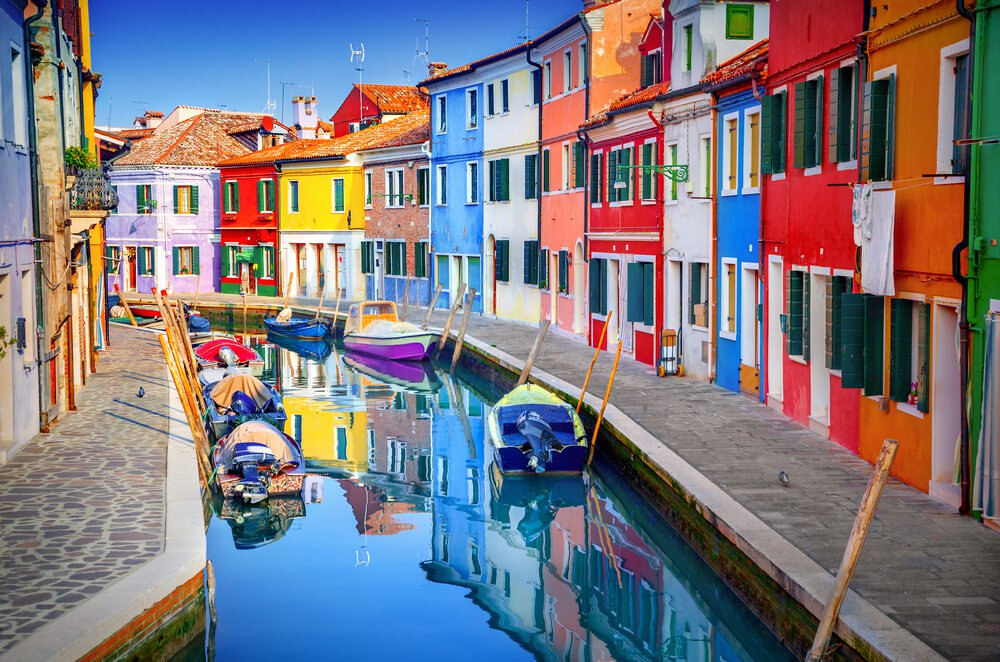
#> input picture data/colorpic.jpg, 1000 x 662 px; the run also reads 1 picture not shown here
$ jupyter execute --allow-errors final.ipynb   (shell and % lines are left out)
#> lines starting #> are read from the running program, lines starting #| are printed output that depends on the picture; after the words box and inside, x2 and y2 are one past the last pixel; in counts of white or black regions, pixels touching at a corner belong together
# 3150 Final Project
______________________________________________________________
For this project, I'm deciding to package image analysis report.  The goal is simply taking an image and give a basic reporting about it.  Something that provides value for almost any one who looks at it.  I'm not a artist or a photographer, so there is a fair amount of liberty taken here, on what would be seen as "most" valuable, with respect to the image (be it a picture or painting).  With the bias out of the way, this report will be looking at color, allowing to detect a color in a image and/or just report back the colors used in the image.  Next is visual saliency, what stands out in an image or where people look I think is intrinsic the value of it.  It is also a good bit of information to have and further do something down the line with.  Lastly, this will try and generate a score of an image's quality and give a rough estimate on how clean the image is.  However, this is using what's is called BRISQUE, or Blind Image Spatial Quality Evaluator.  This is unique as it requires only the image itself to evaluate and give a score.  This was, in general, the idea of the problem I wanting to solve for.  Since analyzing or evaluating images is a very subjective task, to pull data about them in a meaningful and generalized way seemed like a fun problem.  I'm hoping this isn't too wide a scope to tackle, as in theory, the end user would be picking a single option at a time.  Maybe you are only interested in the color?  Or you just wanted to get some sort of metric for your image, in terms of its quality, then this report for you.

### Color detection and analysis:
The inspiration for this was actually personal, there was a color of a redbull can I thought looked cool and wanted to see if I could actually determine what it was though code.  This morphed into generalizing the color(s) of the image and thinking it would be cool to have a report for colors used in the image.  This might be applicable for artist drawings or photos where the creator might want to know if there is a color scheme or a color palette being used.  Again, some liberty is being taken, I'm not sure how likely that is, this is something I think makes sense, this isn't based on data.

### Visual saliency:
Visual saliency is somewhat subjective in nature.  What is something that stands out to one person my not stand out to another.  Regardless, this is something that can also have utility, object detection is a classic example of saliency or usually what is salient in an image is often a object, but not always.  That said in this project saliency is going to be based of the most contrasting part of an image, the return that region.

### BRISQUE IQA:
Blind Image Spatial Quality Evaluator for a image quality assessment is an alogrithm that only uses the image itself to judge or evaluate its quality.  There is a fair bit of math behind this idea; however, this is a simple outline of how it works. You get the original image, then extract the NSS or Natural Scene Statistics, next you calcuate the feature vector, and finally you calculate the prediction score using a SVM, or a Support Vector Machine.  Which is a binary classificaition to distingush two groups and correctly identify them after training.  However, the training has already been completed and is held in the "models" folder.  It is just referenced for BRISQUE scoring.  That is the basic algorithm for this quality assessment.  The steps will be explained in further detail, in the IQA section.
______________________________________________________________

## Basic Information & Color Reporting

First, is just some basic stats of an image.

Next, is the color identification and it is how it sounds, given an image you can click in a part of the image in which you are interested in the color of, and get the name and RGB value of said color.

This is also using a dataset, with 865 colors label and corresponding to a RGB value as well.  The code simply opens up an window to allow the user to display the image with the

Lastly, is the color report or the analysis part of this section.  This is still a work in progress as currently the code I am referencing in the project, uses hex values for colors and this isn't the cleanest solution or the most meangingful for end users.  Although it does give a color wheel and at least from a visual perspective, it is interesting to look at.

[cell 1]
# Source: https://towardsdatascience.com/image-data-analysis-using-python-edddfdf128f4

import cv2
#//load up the images
img = cv2.imread("data/colorpic.jpg", cv2.IMREAD_COLOR)
#> img is the input picture: shape (662, 1000, 3); mean B, G, R 127.2, 120.1, 124.8

print('Type of the image : ' , type(img))
#| Type of the image :  <class 'numpy.ndarray'>
print('Shape of the image : {}'.format(img.shape))
#| Shape of the image : (662, 1000, 3)
print('Image Hight {}'.format(img.shape[0]))
#| Image Hight 662
print('Image Width {}'.format(img.shape[1]))
#| Image Width 1000
print('Dimension of Image {}'.format(img.ndim))
#| Dimension of Image 3
print('Image size {}'.format(img.size))
#| Image size 1986000
print('Maximum RGB value in this image {}'.format(img.max()))
#| Maximum RGB value in this image 255
print('Minimum RGB value in this image {}'.format(img.min()))
#| Minimum RGB value in this image 0

[cell 2]
# code source: https://www.askpython.com/python/examples/color-detection

import cv2
import pandas as pd
import matplotlib.pyplot as plt

#//load up the images
img = cv2.imread("data/colorpic.jpg", cv2.IMREAD_COLOR)
#src1 = cv.imread("/content/mydata/man.jpg", cv.IMREAD_COLOR)
plt.figure()
plt.title('test')
plt.imshow(cv2.cvtColor(img,cv2.COLOR_BGR2RGB))


#declaring global variables (are used later on)
clicked = False
r = g = b = xpos = ypos = 0

#Reading csv file with pandas and giving names to each column
index=["color","color_name","hex","R","G","B"]
#> (the rest of this cell did not finish here and is left out)

### View color spectrum of an image

source for this section: https://towardsdatascience.com/image-color-extraction-with-python-in-4-steps-8d9370d9216e

[cell 3]
# libraries needed for the color wheel

import numpy as np
import pandas as pd
import matplotlib.pyplot as plt
import matplotlib.patches as patches
import matplotlib.image as mpimg

from PIL import Image
from matplotlib.offsetbox import OffsetImage, AnnotationBbox
import extcolors

from colormap import rgb2hex

[cell 4]
#read
plt.figure(figsize=(9, 9))
img_url = 'data/colorpic.jpg'
img = plt.imread(img_url)
plt.imshow(img)
plt.axis('off')
plt.show()

#> (a cell that did not finish here is left out)

[cell 6]
colors_dict = {
    "0048BA": "Absolute Zero", "B0BF1A": "Acid green", "7CB9E8": "Aero", "C9FFE5": "Aer o blue", "B284BE": "African violet", "72A0C1": "Air superiority blue", "EDEAE0": "Alabaster", "F0F8FF": "Alice blue", "C46210": "Alloy orange", "EFDECD": "Almond", "E52B50": "Amaranth", "9F2B68": "Amaranth (M&P)", "F19CBB": "Amaranth pink", "AB274F": "Amaranth purple", "D3212D": "Amaranth red", "3B7A57": "Amazon", "FFBF00": "Amber", "FF7E00": "Amber (SAE/ECE)", "9966CC": "Amethyst", "A4C639": "Android green", "CD9575": "Antique brass", "665D1E": "Antique bronze", "915C83": "Antique fuchsia", "841B2D": "Antique ruby", "FAEBD7": "Antique white", "008000": "Ao (English)",
    "8DB600": "Apple green", "FBCEB1": "Apricot", "00FFFF": "Aqua", "7FFFD4": "Aquamarine", "D0FF14": "Arctic lime", "4B5320": "Army green", "8F9779": "Artichoke", "E9D66B": "Arylide yellow", "B2BEB5": "Ash gray", "87A96B": "Asparagus", "FF9966": "Atomic tangerine", "A52A2A": "Auburn", "FDEE00": "Aureolin", "568203": "Avocado", "007FFF": "Azure", "F0FFFF": "Azure (X11/web color)", "89CFF0": "Baby blue", "A1CAF1": "Baby blue eyes", "F4C2C2": "Baby pink", "FEFEFA": "Baby powder", "FF91AF": "Baker-Miller pink", "FAE7B5": "Banana Mania", "DA1884": "Barbie Pink", "7C0A02": "Barn red", "848482": "Battleship grey", "BCD4E6": "Beau blue",
    "9F8170": "Beaver", "F5F5DC": "Beige", "2E5894": "B'dazzled blue", "9C2542": "Big dip o’ruby", "FFE4C4": "Bisque", "3D2B1F": "Bistre", "967117": "Bistre brown", "CAE00D": "Bitter lemon", "BFFF00": "Bitter lime", "FE6F5E": "Bittersweet", "BF4F51": "Bittersweet shimmer", "000000": "Black", "3D0C02": "Black bean", "1B1811": "Black chocolate", "3B2F2F": "Black coffee", "54626F": "Black coral", "3B3C36": "Black olive", "BFAFB2": "Black Shadows", "FFEBCD": "Blanched almond", "A57164": "Blast-off bronze", "318CE7": "Bleu de France", "ACE5EE": "Blizzard blue", "FAF0BE": "Blond", "660000": "Blood red", "0000FF": "Blue", "1F75FE": "Blue (Crayola)",
    "0093AF": "Blue (Munsell)", "0087BD": "Blue (NCS)", "0018A8": "Blue (Pantone)", "333399": "Blue (pigment)", "0247FE": "Blue (RYB)", "A2A2D0": "Blue bell", "6699CC": "Blue-gray", "0D98BA": "Blue-green", "064E40": "Blue-green (color wheel)", "5DADEC": "Blue jeans", "126180": "Blue sapphire", "8A2BE2": "Blue-violet", "7366BD": "Blue-violet (Crayola)", "4D1A7F": "Blue-violet (color wheel)", "5072A7": "Blue yonder", "3C69E7": "Bluetiful", "DE5D83": "Blush", "79443B": "Bole", "E3DAC9": "Bone", "006A4E": "Bottle green", "87413F": "Brandy", "CB4154": "Brick red", "66FF00": "Bright green", "D891EF": "Bright lilac", "C32148": "Bright maroon", "1974D2": "Bright navy blue",
    "FFAA1D": "Bright yellow (Crayola)", "FF55A3": "Brilliant rose", "FB607F": "Brink pink", "004225": "British racing green", "CD7F32": "Bronze", "88540B": "Brown", "AF6E4D": "Brown sugar", "1B4D3E": "Brunswick green", "7BB661": "Bud green", "F0DC82": "Buff", "800020": "Burgundy", "DEB887": "Burlywood", "A17A74": "Burnished brown", "CC5500": "Burnt orange", "E97451": "Burnt sienna", "8A3324": "Burnt umber", "BD33A4": "Byzantine", "702963": "Byzantium", "536872": "Cadet", "5F9EA0": "Cadet blue", "A9B2C3": "Cadet blue (Crayola)", "91A3B0": "Cadet grey", "006B3C": "Cadmium green", "ED872D": "Cadmium orange", "E30022": "Cadmium red", "FFF600": "Cadmium yellow",
    "A67B5B": "Café au lait", "4B3621": "Café noir", "A3C1AD": "Cambridge blue", "C19A6B": "Camel", "EFBBCC": "Cameo pink", "FFFF99": "Canary", "FFEF00": "Canary yellow", "FF0800": "Candy apple red", "E4717A": "Candy pink", "00BFFF": "Capri", "592720": "Caput mortuum", "C41E3A": "Cardinal", "00CC99": "Caribbean green", "960018": "Carmine", "D70040": "Carmine (M&P)", "FFA6C9": "Carnation pink", "B31B1B": "Carnelian", "56A0D3": "Carolina blue", "ED9121": "Carrot orange", "00563F": "Castleton green", "703642": "Catawba", "C95A49": "Cedar Chest", "ACE1AF": "Celadon", "007BA7": "Celadon blue", "2F847C": "Celadon green", "B2FFFF": "Celeste",
    "246BCE": "Celtic blue", "DE3163": "Cerise", "007BA7": "Cerulean", "2A52BE": "Cerulean blue", "6D9BC3": "Cerulean frost", "1DACD6": "Cerulean (Crayola)", "007AA5": "CG blue", "E03C31": "CG red", "F7E7CE": "Champagne", "F1DDCF": "Champagne pink", "36454F": "Charcoal", "232B2B": "Charleston green", "E68FAC": "Charm pink", "DFFF00": "Chartreuse (traditional)", "7FFF00": "Chartreuse (web)", "FFB7C5": "Cherry blossom pink", "954535": "Chestnut", "DE6FA1": "China pink", "A8516E": "China rose", "AA381E": "Chinese red", "856088": "Chinese violet", "FFB200": "Chinese yellow", "7B3F00": "Chocolate (traditional)", "D2691E": "Chocolate (web)", "FFA700": "Chrome yellow", "98817B": "Cinereous",
    "E34234": "Cinnabar", "CD607E": "Cinnamon Satin", "E4D00A": "Citrine", "9FA91F": "Citron", "7F1734": "Claret", "0047AB": "Cobalt blue", "D2691E": "Cocoa brown", "6F4E37": "Coffee", "B9D9EB": "Columbia Blue", "F88379": "Congo pink", "8C92AC": "Cool grey", "B87333": "Copper", "DA8A67": "Copper (Crayola)", "AD6F69": "Copper penny", "CB6D51": "Copper red", "996666": "Copper rose", "FF3800": "Coquelicot", "FF7F50": "Coral", "F88379": "Coral pink", "893F45": "Cordovan", "FBEC5D": "Corn", "6495ED": "Cornflower blue", "FFF8DC": "Cornsilk", "2E2D88": "Cosmic cobalt", "FFF8E7": "Cosmic latte", "81613C": "Coyote brown",
    "FFBCD9": "Cotton candy", "FFFDD0": "Cream", "DC143C": "Crimson", "9E1B32": "Crimson (UA)", "F5F5F5": "Cultured", "00FFFF": "Cyan", "00B7EB": "Cyan (process)", "58427C": "Cyber grape", "FFD300": "Cyber yellow", "F56FA1": "Cyclamen", "666699": "Dark blue-gray", "654321": "Dark brown", "5D3954": "Dark byzantium", "26428B": "Dark cornflower blue", "008B8B": "Dark cyan", "536878": "Dark electric blue", "B8860B": "Dark goldenrod", "013220": "Dark green", "006400": "Dark green (X11)", "1A2421": "Dark jungle green", "BDB76B": "Dark khaki", "483C32": "Dark lava", "534B4F": "Dark liver", "543D37": "Dark liver (horses)", "8B008B": "Dark magenta", "4A5D23": "Dark moss green",
    "556B2F": "Dark olive green", "FF8C00": "Dark orange", "9932CC": "Dark orchid", "03C03C": "Dark pastel green", "301934": "Dark purple", "8B0000": "Dark red", "E9967A": "Dark salmon", "8FBC8F": "Dark sea green", "3C1414": "Dark sienna", "8CBED6": "Dark sky blue", "483D8B": "Dark slate blue", "2F4F4F": "Dark slate gray", "177245": "Dark spring green", "00CED1": "Dark turquoise", "9400D3": "Dark violet", "00703C": "Dartmouth green", "555555": "Davy's grey", "DA3287": "Deep cerise", "FAD6A5": "Deep champagne", "B94E48": "Deep chestnut", "004B49": "Deep jungle green", "FF1493": "Deep pink", "FF9933": "Deep saffron", "00BFFF": "Deep sky blue", "4A646C": "Deep Space Sparkle", "7E5E60": "Deep taupe",
    "1560BD": "Denim", "2243B6": "Denim blue", "C19A6B": "Desert", "EDC9AF": "Desert sand", "696969": "Dim gray", "1E90FF": "Dodger blue", "D71868": "Dogwood rose", "967117": "Drab", "00009C": "Duke blue", "EFDFBB": "Dutch white", "E1A95F": "Earth yellow", "555D50": "Ebony", "C2B280": "Ecru", "1B1B1B": "Eerie black", "614051": "Eggplant", "F0EAD6": "Eggshell", "1034A6": "Egyptian blue", "7DF9FF": "Electric blue", "00FF00": "Electric green", "6F00FF": "Electric indigo", "CCFF00": "Electric lime", "BF00FF": "Electric purple", "8F00FF": "Electric violet", "50C878": "Emerald", "6C3082": "Eminence", "1B4D3E": "English green"}

[cell 7]
# [12 lines left out: function color_to_df, not called in this run]

#> (the rest of this cell did not finish here and is left out)

#> (a cell that did not finish here is left out)

#> (a cell that did not finish here is left out)

__________________________________________________________________________________

## Visual Saliency

For visual saliency, this code is from Jacob Gildenblat, his idea for finding saliency I thought intuitively made a lot of sense.  Here the idea is the most salient parts of an image should stand out from the rest of the image.  Or more accruate salient pixels contrast the most of the pixels around them and this leads our eyes to that area.  This, at a high level, blurs the image some, then finds the greats contrast using a function called "backproj", then that result is put through a threshold hold and from that threshold hold we grab the largest contour or area that is salient.

[cell 10]
# Source: https://jacobgil.github.io/computervision/saliency-from-backproj

import cv2
import matplotlib.pyplot as plt
import time
import numpy as np

#//load up the images
img = cv2.imread("data/colorpic.jpg", cv2.IMREAD_COLOR)

cleanImg = img.copy()
meanOfImg = cv2.pyrMeanShiftFiltering(img, 2, 10, img, 4)

def backproject(source, target, levels = 2, scale = 1):
#> called with levels = 2, scale = 1
        hsv = cv2.cvtColor(source,  cv2.COLOR_BGR2HSV)
#> hsv: shape (662, 1000, 3); mean H, S, V 78.2, 113, 162.4
        hsvt = cv2.cvtColor(target, cv2.COLOR_BGR2HSV)
        # calculating object histogram
        roihist = cv2.calcHist([hsv],[0, 1], None, \
            [levels, levels], [0, 180, 0, 256] )
#> roihist = [[181505, 113187], [179596, 187712]]

        # normalize histogram and apply backprojection
        cv2.normalize(roihist,roihist,0,255,cv2.NORM_MINMAX)
        dst = cv2.calcBackProject([hsvt],[0,1],roihist,[0,180,0,256], scale)
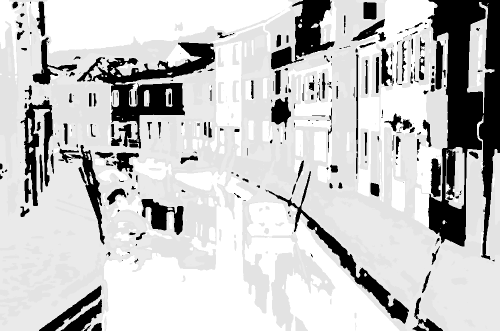
#> dst: shape (662, 1000) (shown at 1/2 size); min 0, max 255, mean 198
        return dst

backproj = np.uint8(backproject(img, img, levels = 2))

cv2.normalize(backproj,backproj,0,255,cv2.NORM_MINMAX)
saliencies = [backproj, backproj, backproj]
saliency = cv2.merge(saliencies)
cv2.pyrMeanShiftFiltering(saliency, 20, 200, saliency, 2)
saliency = cv2.cvtColor(saliency, cv2.COLOR_BGR2GRAY)
#> saliency: shape (662, 1000)
saliency = (255-saliency)
cv2.equalizeHist(saliency, saliency)
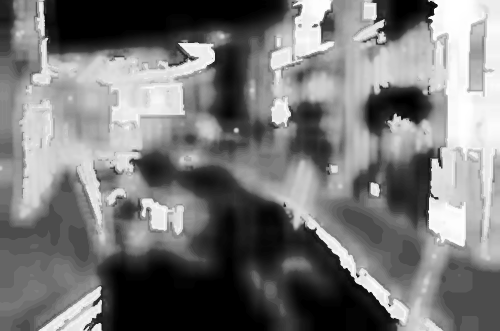
#> saliency: shape (662, 1000) (shown at 1/2 size); min 0, max 255, mean 119.2

(T, threshold) = cv2.threshold(saliency, 200, 255, cv2.THRESH_BINARY)
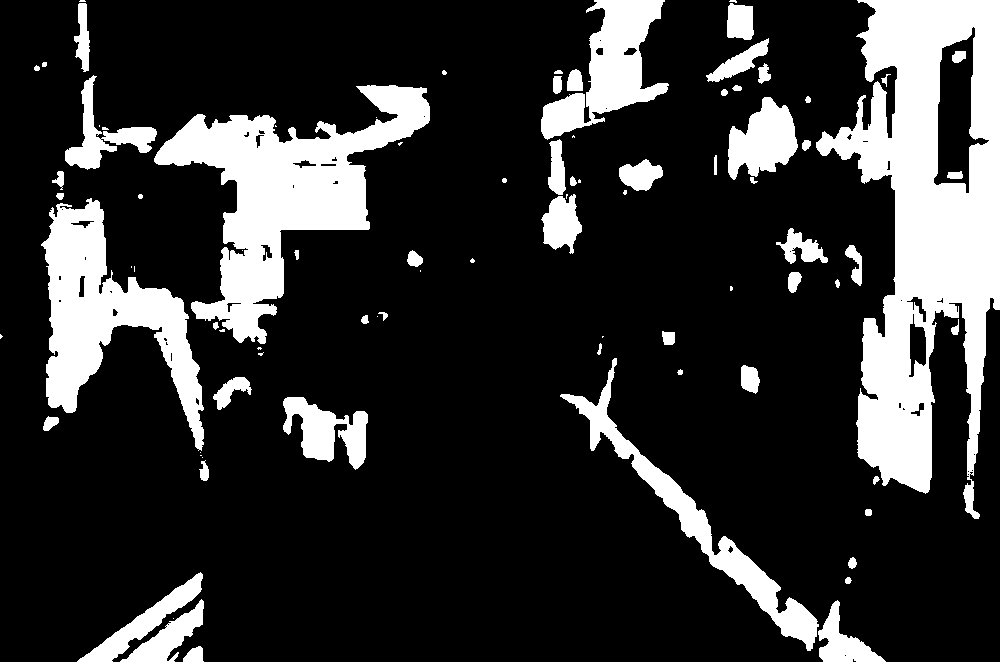
#> threshold: shape (662, 1000); 19.8% white; 87 white regions (28 under 20 px)
contours, hierarchy = cv2.findContours(threshold,cv2.RETR_EXTERNAL,cv2.CHAIN_APPROX_NONE)
#> contours = 85 contours, 35 with area under 20; largest, box (x1, y1, x2, y2) and area: (816, 0, 1000, 519) 51861, (154, 85, 430, 344) 24792, (41, 198, 204, 451) 15809, (541, 0, 669, 140) 7464, (560, 358, 819, 651) 7378

if len(contours) !=0:
    cv2.drawContours(threshold,contours, -1, 255, 3)
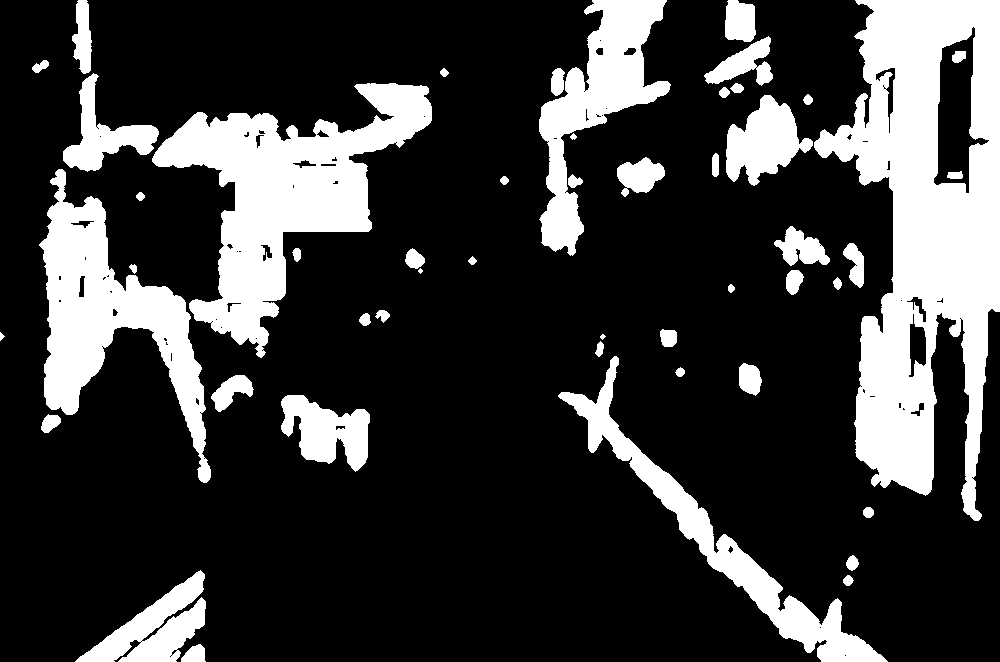
#> threshold: shape (662, 1000); 22.8% white; 50 white regions (1 under 20 px), largest, box (x1, y1, x2, y2) and area: (814, 0, 1000, 521) 51278, (152, 83, 432, 358) 28251, (39, 169, 211, 483) 18691
    # find the biggest countour (c) by the area
    c = max(contours, key = cv2.contourArea)
#> c = contour of 2254 points, box (x1, y1, x2, y2) (816, 0, 1000, 519), area 51861
    x,y,w,h = cv2.boundingRect(c)
#> x = 816; y = 0; w = 184; h = 519
    # draw the biggest contour (c) in green
    maskBack = cv2.rectangle(threshold,(x,y),(x+w,y+h),(255,255,255),2)
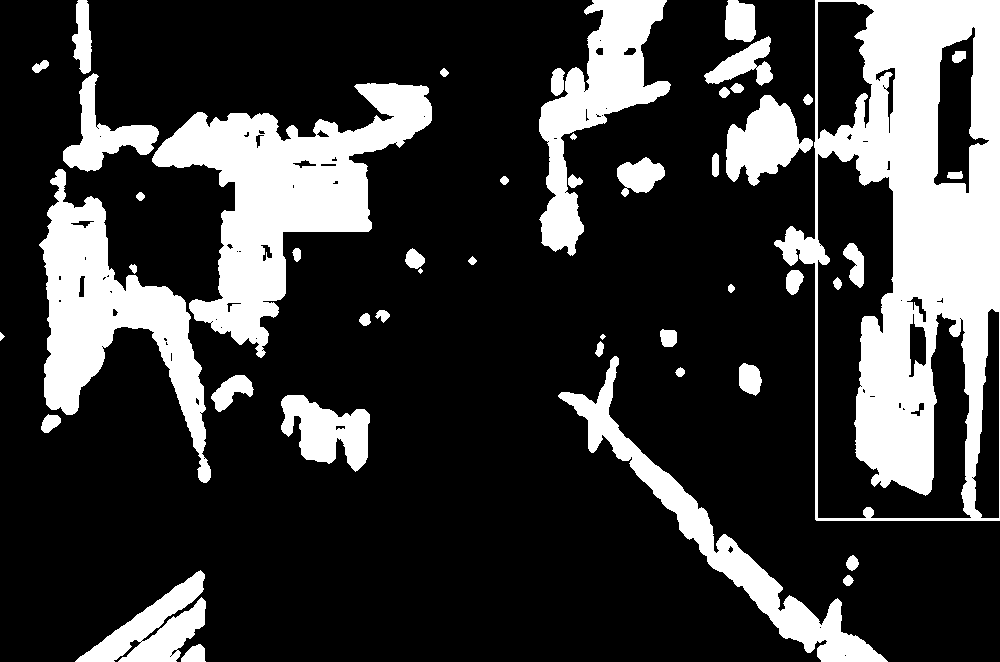
#> maskBack: shape (662, 1000); 23.1% white; 48 white regions (1 under 20 px), largest, box (x1, y1, x2, y2) and area: (774, 0, 1000, 521) 54871, (152, 83, 432, 358) 28251, (39, 169, 211, 483) 18691

mask = np.zeros(img.shape[:2],np.uint8)
rect = (x,y,w,h)
#> rect = (816, 0, 184, 519)
bgdmodel = np.zeros((1, 65),np.float64)
fgdmodel = np.zeros((1, 65),np.float64)
cv2.grabCut(cleanImg, mask, rect, bgdmodel, fgdmodel, \
            1, cv2.GC_INIT_WITH_RECT)
mask2 = np.where((mask==2)|(mask==0),0,1).astype('uint8')
salientImg = cleanImg*mask2[:,:,np.newaxis]
#> (the rest of the program and of its run is left out)
